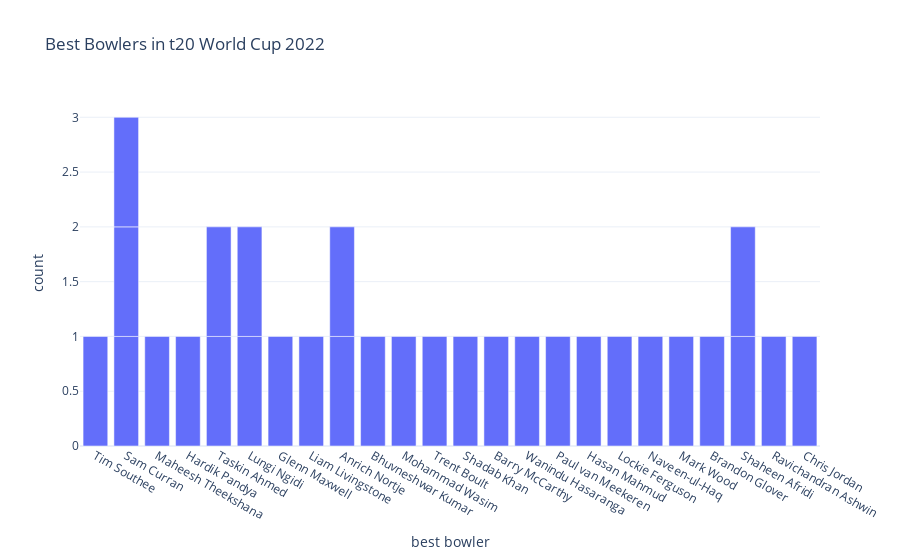

The code cell stored with this chart in its notebook:
### Markdown cell above
look at the bowlers with the best bowling figures at the end of the matches:

### Code cell
figure = px.bar(data, 
                x=data["best bowler"],
                title="Best Bowlers in t20 World Cup 2022")
figure.show()

### Figure 1 — Plotly figure (JSON) as saved in the notebook; plotly's stock layout.template omitted (floating-point values rounded to 4 significant figures)
{"data": [{"alignmentgroup": "True", "hovertemplate": "best bowler=%{x}<br>count=%{y}<extra></extra>", "legendgroup": "", "marker": {"color": "#636efa", "pattern": {"shape": ""}}, "name": "", "offsetgroup": "", "orientation": "v", "showlegend": false, "textposition": "auto", "type": "bar", "x": ["Tim Southee", "Sam Curran", "Maheesh Theekshana", "Hardik Pandya", "Taskin Ahmed", "Lungi Ngidi", "Glenn Maxwell", "Liam Livingstone", null, "Anrich Nortje", "Bhuvneshwar Kumar", "Mohammad Wasim", null, null, "Trent Boult", "Taskin Ahmed", "Shadab Khan", "Lungi Ngidi", "Barry McCarthy", "Wanindu Hasaranga", "Sam Curran", "Paul van Meekeren", "Hasan Mahmud", "Anrich Nortje", "Lockie Ferguson", "Naveen-ul-Haq", "Mark Wood", "Brandon Glover", "Shaheen Afridi", "Ravichandran Ashwin", "Shaheen Afridi", "Chris Jordan", "Sam Curran"], "xaxis": "x", "y": [1, 1, 1, 1, 1, 1, 1, 1, 1, 1, 1, 1, 1, 1, 1, 1, 1, 1, 1, 1, 1, 1, 1, 1, 1, 1, 1, 1, 1, 1, 1, 1, 1], "yaxis": "y"}], "layout": {"barmode": "relative", "legend": {"tracegroupgap": 0}, "title": {"text": "Best Bowlers in t20 World Cup 2022"}, "xaxis": {"anchor": "y", "domain": [0, 1], "title": {"text": "best bowler"}}, "yaxis": {"anchor": "x", "domain": [0, 1], "title": {"text": "count"}}}}
